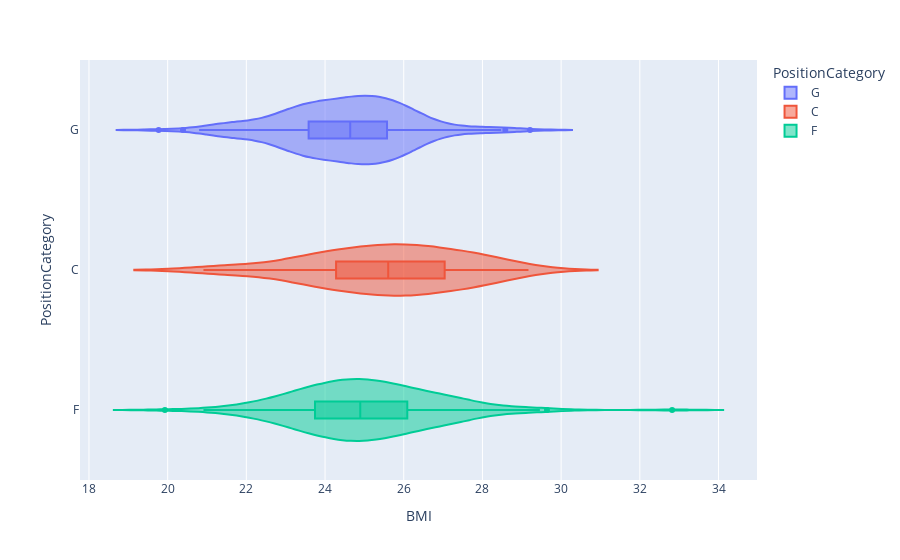

The notebook cell this image was saved under:
### Code cell
px.violin(combined, y='PositionCategory', x='BMI', color='PositionCategory', box=True)

### Figure 1 — Plotly figure (JSON) as saved in the notebook; plotly's stock layout.template omitted (floating-point values rounded to 4 significant figures; data arrays with more than 128 entries replaced by an {"elided": "..."} marker saying what was removed)
{"data": [{"alignmentgroup": "True", "box": {"visible": true}, "hovertemplate": "PositionCategory=%{y}<br>BMI=%{x}<extra></extra>", "legendgroup": "G", "marker": {"color": "#636efa"}, "name": "G", "offsetgroup": "G", "orientation": "h", "scalegroup": "True", "showlegend": true, "type": "violin", "x": {"elided": "217 float values"}, "x0": " ", "xaxis": "x", "y": {"elided": "217 str values"}, "y0": " ", "yaxis": "y"}, {"alignmentgroup": "True", "box": {"visible": true}, "hovertemplate": "PositionCategory=%{y}<br>BMI=%{x}<extra></extra>", "legendgroup": "C", "marker": {"color": "#EF553B"}, "name": "C", "offsetgroup": "C", "orientation": "h", "scalegroup": "True", "showlegend": true, "type": "violin", "x": [27.04, 23.47, 23.41, 27.71, 25.09, 25.41, 24.49, 27.22, 28.1, 25.92, 28, 25.9, 26.02, 27.18, 27.04, 26.79, 26.53, 24.41, 23, 27.9, 26.74, 23.91, 28.01, 26.35, 29.17, 28.89, 26.9, 26.14, 25.1, 24.91, 27.04, 26.4, 28.23, 25.51, 25.31, 28.3, 26.33, 23.91, 24.97, 22.02, 24.49, 23.84, 25, 23.91, 25.51, 27.32, 24.8, 24.59, 21.41, 25.93, 25.93, 25.51, 23.91, 26.25, 24.15, 25.51, 20.91, 28.29, 27.6, 23.29, 22.45, 21.43, 25.7, 23.41], "x0": " ", "xaxis": "x", "y": ["C", "C", "C", "C", "C", "C", "C", "C", "C", "C", "C", "C", "C", "C", "C", "C", "C", "C", "C", "C", "C", "C", "C", "C", "C", "C", "C", "C", "C", "C", "C", "C", "C", "C", "C", "C", "C", "C", "C", "C", "C", "C", "C", "C", "C", "C", "C", "C", "C", "C", "C", "C", "C", "C", "C", "C", "C", "C", "C", "C", "C", "C", "C", "C"], "y0": " ", "yaxis": "y"}, {"alignmentgroup": "True", "box": {"visible": true}, "hovertemplate": "PositionCategory=%{y}<br>BMI=%{x}<extra></extra>", "legendgroup": "F", "marker": {"color": "#00cc96"}, "name": "F", "offsetgroup": "F", "orientation": "h", "scalegroup": "True", "showlegend": true, "type": "violin", "x": {"elided": "184 float values"}, "x0": " ", "xaxis": "x", "y": {"elided": "184 str values"}, "y0": " ", "yaxis": "y"}], "layout": {"legend": {"title": {"text": "PositionCategory"}, "tracegroupgap": 0}, "margin": {"t": 60}, "violinmode": "overlay", "xaxis": {"anchor": "y", "domain": [0, 1], "title": {"text": "BMI"}}, "yaxis": {"anchor": "x", "categoryarray": ["F", "C", "G"], "categoryorder": "array", "domain": [0, 1], "title": {"text": "PositionCategory"}}}}
